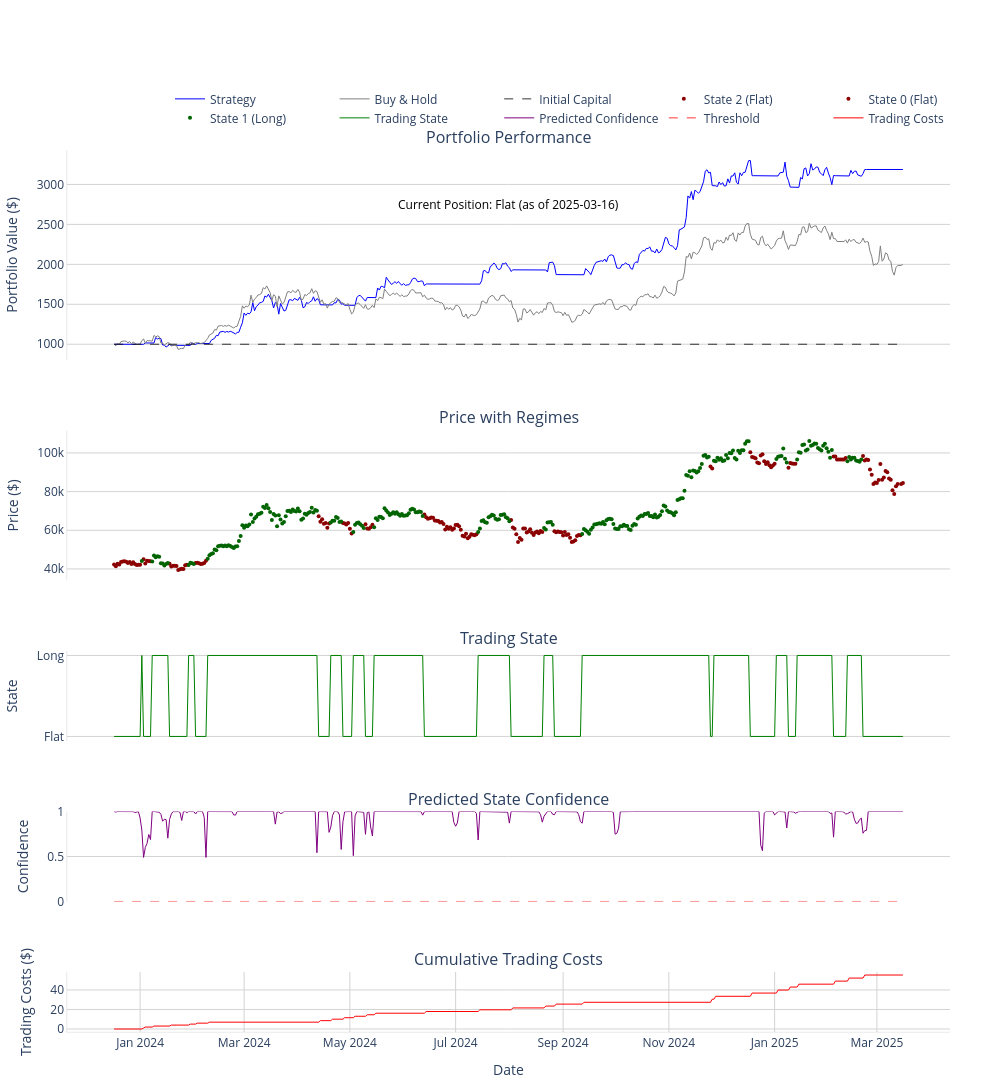

Notebook source saved alongside this figure:
### Code cell
from scripts.hmm_btc import RegimeSwitchModel

model = RegimeSwitchModel('bitcoin', strategy='long-only', train_pct=0.8, confidence_threshold=0)

version_to_load = "20250317" 

recommendations_df = model.load_model_and_predict(version=version_to_load)

# Simulate trading for new data based on recommendations to assess ongoing performance
results_daily = model.simulate_trading(
    recommendations_df,
    save_path=None
)

# Evaluate and log ongoing performance metrics
metrics_daily = model.evaluate(results_daily)

### Figure 1 — Plotly figure (JSON) as saved in the notebook; plotly's stock layout.template omitted (floating-point values rounded to 4 significant figures; data arrays with more than 128 entries replaced by an {"elided": "..."} marker saying what was removed)
{"data": [{"line": {"color": "blue", "width": 1}, "mode": "lines", "name": "Strategy", "type": "scatter", "x": {"elided": "455 str values"}, "xaxis": "x", "y": {"elided": "455 float values"}, "yaxis": "y"}, {"line": {"color": "gray", "width": 1}, "mode": "lines", "name": "Buy & Hold", "type": "scatter", "x": {"elided": "455 str values"}, "xaxis": "x", "y": {"elided": "455 float values"}, "yaxis": "y"}, {"line": {"color": "black", "dash": "dash", "width": 0.8}, "mode": "lines", "name": "Initial Capital", "type": "scatter", "x": ["2023-12-17T00:00:00", "2025-03-16T00:00:00"], "xaxis": "x", "y": [1000, 1000], "yaxis": "y"}, {"marker": {"color": "darkred", "size": 4}, "mode": "markers", "name": "State 2 (Flat)", "type": "scatter", "x": {"elided": "142 str values"}, "xaxis": "x2", "y": {"elided": "142 int values"}, "yaxis": "y2"}, {"marker": {"color": "darkred", "size": 4}, "mode": "markers", "name": "State 0 (Flat)", "type": "scatter", "x": ["2023-12-18T00:00:00", "2023-12-19T00:00:00", "2023-12-20T00:00:00", "2023-12-21T00:00:00", "2023-12-22T00:00:00", "2023-12-23T00:00:00", "2023-12-24T00:00:00", "2023-12-25T00:00:00", "2023-12-26T00:00:00", "2023-12-27T00:00:00", "2023-12-28T00:00:00", "2023-12-29T00:00:00", "2023-12-30T00:00:00", "2023-12-31T00:00:00", "2024-01-01T00:00:00", "2024-01-03T00:00:00", "2024-01-04T00:00:00", "2024-01-05T00:00:00", "2024-01-06T00:00:00", "2024-01-07T00:00:00", "2024-01-19T00:00:00", "2024-01-20T00:00:00", "2024-01-21T00:00:00", "2024-01-25T00:00:00", "2024-01-26T00:00:00", "2024-01-27T00:00:00", "2024-01-28T00:00:00", "2024-02-02T00:00:00", "2024-02-03T00:00:00", "2024-02-04T00:00:00", "2024-02-05T00:00:00", "2024-02-06T00:00:00", "2024-02-07T00:00:00", "2024-02-08T00:00:00"], "xaxis": "x2", "y": [41411, 42684, 42250, 43634, 43850, 44004, 43752, 43035, 43638, 42516, 43418, 42601, 42075, 42221, 42208, 44995, 42822, 44196, 44114, 43956, 41261, 41601, 41626, 40124, 39938, 41863, 42120, 43069, 43171, 42977, 42599, 42648, 43088, 44247], "yaxis": "y2"}, {"marker": {"color": "darkgreen", "size": 4}, "mode": "markers", "name": "State 1 (Long)", "type": "scatter", "x": {"elided": "279 str values"}, "xaxis": "x2", "y": {"elided": "279 int values"}, "yaxis": "y2"}, {"line": {"color": "green", "width": 1}, "mode": "lines", "name": "Trading State", "type": "scatter", "x": {"elided": "455 str values"}, "xaxis": "x3", "y": {"elided": "455 int values"}, "yaxis": "y3"}, {"line": {"color": "purple", "width": 1}, "mode": "lines", "name": "Predicted Confidence", "type": "scatter", "x": {"elided": "455 str values"}, "xaxis": "x4", "y": {"elided": "455 float values"}, "yaxis": "y4"}, {"line": {"color": "red", "dash": "dash", "width": 0.8}, "mode": "lines", "name": "Threshold", "type": "scatter", "x": ["2023-12-17T00:00:00", "2025-03-16T00:00:00"], "xaxis": "x4", "y": [0, 0], "yaxis": "y4"}, {"line": {"color": "red", "width": 1}, "mode": "lines", "name": "Trading Costs", "type": "scatter", "x": {"elided": "455 str values"}, "xaxis": "x5", "y": {"elided": "455 float values"}, "yaxis": "y5"}], "layout": {"annotations": [{"font": {"size": 16}, "showarrow": false, "text": "Portfolio Performance", "x": 0.5, "xanchor": "center", "xref": "paper", "y": 1, "yanchor": "bottom", "yref": "paper"}, {"font": {"size": 16}, "showarrow": false, "text": "Price with Regimes", "x": 0.5, "xanchor": "center", "xref": "paper", "y": 0.682, "yanchor": "bottom", "yref": "paper"}, {"font": {"size": 16}, "showarrow": false, "text": "Trading State", "x": 0.5, "xanchor": "center", "xref": "paper", "y": 0.432, "yanchor": "bottom", "yref": "paper"}, {"font": {"size": 16}, "showarrow": false, "text": "Predicted State Confidence", "x": 0.5, "xanchor": "center", "xref": "paper", "y": 0.25, "yanchor": "bottom", "yref": "paper"}, {"font": {"size": 16}, "showarrow": false, "text": "Cumulative Trading Costs", "x": 0.5, "xanchor": "center", "xref": "paper", "y": 0.068, "yanchor": "bottom", "yref": "paper"}, {"align": "center", "font": {"color": "black", "size": 12}, "showarrow": false, "text": "Current Position: Flat (as of 2025-03-16)", "x": 0.5, "xref": "paper", "y": 0.95, "yref": "paper"}], "height": 1300, "legend": {"orientation": "h", "x": 1, "xanchor": "right", "y": 1.02, "yanchor": "bottom"}, "margin": {"b": 60, "l": 50, "r": 50, "t": 150}, "paper_bgcolor": "white", "plot_bgcolor": "white", "showlegend": true, "width": 1000, "xaxis": {"anchor": "y", "domain": [0, 1], "matches": "x5", "showticklabels": false}, "xaxis2": {"anchor": "y2", "domain": [0, 1], "matches": "x5", "showticklabels": false}, "xaxis3": {"anchor": "y3", "domain": [0, 1], "matches": "x5", "showticklabels": false}, "xaxis4": {"anchor": "y4", "domain": [0, 1], "matches": "x5", "showticklabels": false}, "xaxis5": {"anchor": "y5", "domain": [0, 1], "gridcolor": "lightgray", "linecolor": "lightgray", "linewidth": 0.5, "showline": true, "title": {"text": "Date"}}, "yaxis": {"anchor": "x", "domain": [0.762, 1], "gridcolor": "lightgray", "linecolor": "lightgray", "linewidth": 0.5, "showline": true, "title": {"text": "Portfolio Value ($)"}, "zeroline": false}, "yaxis2": {"anchor": "x2", "domain": [0.512, 0.682], "gridcolor": "lightgray", "linecolor": "lightgray", "linewidth": 0.5, "showline": true, "title": {"text": "Price ($)"}, "zeroline": false}, "yaxis3": {"anchor": "x3", "domain": [0.33, 0.432], "gridcolor": "lightgray", "linecolor": "lightgray", "linewidth": 0.5, "showline": true, "ticktext": ["Short", "Flat", "Long"], "tickvals": [-1, 0, 1], "title": {"text": "State"}, "zeroline": false}, "yaxis4": {"anchor": "x4", "domain": [0.148, 0.25], "gridcolor": "lightgray", "linecolor": "lightgray", "linewidth": 0.5, "range": [0, 1], "showline": true, "title": {"text": "Confidence"}, "zeroline": false}, "yaxis5": {"anchor": "x5", "domain": [0, 0.068], "gridcolor": "lightgray", "linecolor": "lightgray", "linewidth": 0.5, "showline": true, "title": {"text": "Trading Costs ($)"}, "zeroline": false}}}
